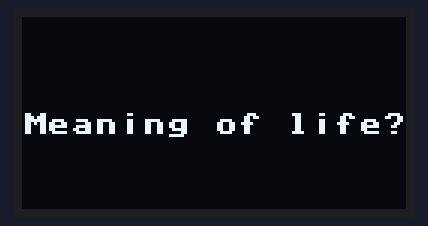
Simulated run of this program. Board: ESP32 board running MicroPython. On the bench: 128×64 one-colour display.

Above: at 0.6 s.

Measured:
- what the display in image 0 shows lasts 1.0 s, from 0.6 s to 1.6 s

The program:

main.py
```python
# Complete project details at https://RandomNerdTutorials.com

import textout
import time

t = textout.textout()
while True:
    t.text('Meaning of life?')
    time.sleep(1)
    t.text(42)
    time.sleep(2)
```

textout.py
```python
# Complete project details at https://RandomNerdTutorials.com

from machine import Pin, I2C
import ssd1306
from time import sleep
import os
from time import sleep_ms
import gfx


class textout:
    def __init__(self):
        # ESP32 Pin assignment
        i2c = I2C(-1, scl=Pin(15), sda=Pin(4))

        # ESP8266 Pin assignment
        #i2c = I2C(-1, scl=Pin(5), sda=Pin(24))

        # Reset OLED
        oledReset=Pin(16, Pin.OUT)
        oledReset.value(0)
        sleep_ms(500)
        oledReset.value(1)

        self.oled_width = 128
        self.oled_height = 64
        self.oled = ssd1306.SSD1306_I2C(self.oled_width, self.oled_height, i2c)
        self.oled.fill(0)
        self.oled.show()

    def text(self, txt):
        txt = str(txt)
        self.oled.fill(0)
        Xstart = 64-len(txt)*4
        self.oled.text(txt, Xstart, 32)
        self.oled.show()
```
